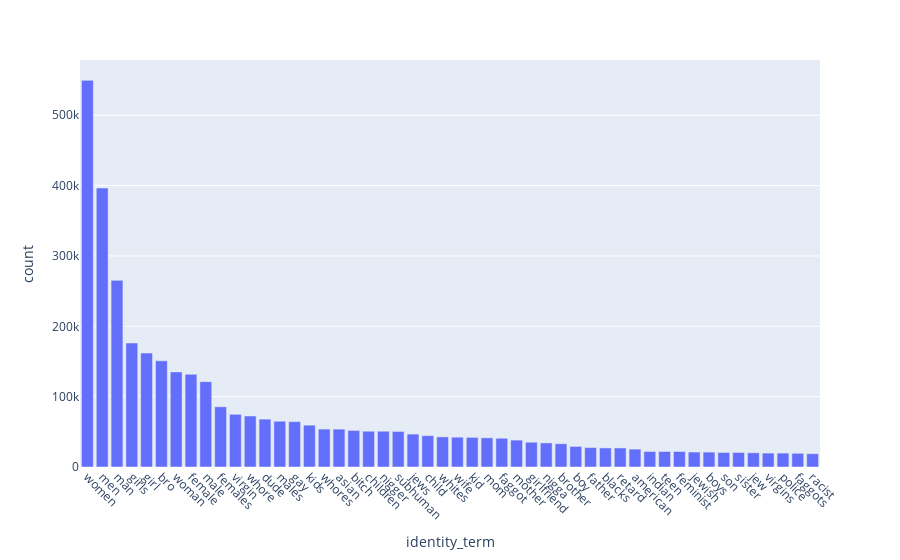

The notebook cell saved with this chart:
### Markdown cell above
## Total matches

### Code cell
exp = data.explode('netmapper_identity_matches')
# freq = pd.DataFrame(exploded.netmapper_identity_matches.value_counts(), columns=['term', 'count'])

freq = exp.netmapper_identity_matches.value_counts().to_frame(name='count').reset_index(names='identity_term')
freq.head(20)

import plotly.express as px
pd.options.plotting.backend = 'plotly'

fig = px.bar(freq.head(50), x='identity_term', y='count')
fig.update_xaxes(tickangle=45)

### Figure 1 — Plotly figure (JSON) as saved in the notebook; plotly's stock layout.template omitted (floating-point values rounded to 4 significant figures)
{"data": [{"alignmentgroup": "True", "hovertemplate": "identity_term=%{x}<br>count=%{y}<extra></extra>", "legendgroup": "", "marker": {"color": "#636efa", "pattern": {"shape": ""}}, "name": "", "offsetgroup": "", "orientation": "v", "showlegend": false, "textposition": "auto", "type": "bar", "x": ["women", "men", "man", "girls", "girl", "bro", "woman", "female", "male", "females", "virgin", "whore", "dude", "males", "gay", "kids", "whores", "asian", "bitch", "children", "nigger", "subhuman", "jews", "child", "whites", "wife", "kid", "mom", "faggot", "mother", "girlfriend", "nigga", "brother", "boy", "father", "blacks", "retard", "american", "indian", "teen", "feminist", "jewish", "boys", "son", "sister", "jew", "virgins", "police", "faggots", "racist"], "xaxis": "x", "y": [549606, 396498, 265317, 176214, 161948, 150947, 135172, 131854, 121319, 85594, 74880, 72479, 68040, 65065, 64503, 59489, 53916, 53850, 51990, 50878, 50866, 50540, 46795, 44555, 42820, 42355, 42110, 41485, 40858, 38238, 35230, 34244, 33091, 29269, 27580, 27119, 27090, 25415, 22040, 22012, 21976, 21221, 21185, 20647, 20635, 20217, 19789, 19763, 19480, 18907], "yaxis": "y"}], "layout": {"autosize": true, "barmode": "relative", "legend": {"tracegroupgap": 0}, "margin": {"t": 60}, "xaxis": {"anchor": "y", "autorange": true, "domain": [0, 1], "range": [-0.5, 49.5], "tickangle": 45, "title": {"text": "identity_term"}, "type": "category"}, "yaxis": {"anchor": "x", "autorange": true, "domain": [0, 1], "range": [0, 578500.0], "title": {"text": "count"}, "type": "linear"}}}
